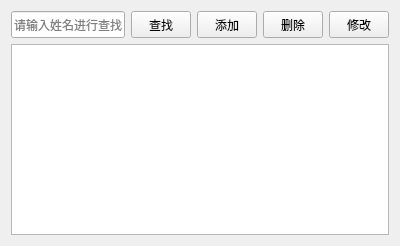
<?xml version="1.0" encoding="UTF-8"?>
<ui version="4.0">
 <class>PatientView</class>
 <widget class="QWidget" name="PatientView">
  <property name="geometry">
   <rect>
    <x>0</x>
    <y>0</y>
    <width>400</width>
    <height>246</height>
   </rect>
  </property>
  <property name="windowTitle">
   <string>患者管理</string>
  </property>
  <layout class="QVBoxLayout" name="verticalLayout">
   <item>
    <layout class="QHBoxLayout" name="horizontalLayout">
     <item>
      <widget class="QLineEdit" name="txtSearch">
       <property name="minimumSize">
        <size>
         <width>0</width>
         <height>27</height>
        </size>
       </property>
       <property name="placeholderText">
        <string>请输入姓名进行查找</string>
       </property>
      </widget>
     </item>
     <item>
      <widget class="QPushButton" name="btSearch">
       <property name="minimumSize">
        <size>
         <width>60</width>
         <height>27</height>
        </size>
       </property>
       <property name="maximumSize">
        <size>
         <width>60</width>
         <height>27</height>
        </size>
       </property>
       <property name="text">
        <string>查找</string>
       </property>
       <property name="icon">
        <iconset resource="lab4.qrc">
         <normaloff>:/img/search.png</normaloff>:/img/search.png</iconset>
       </property>
      </widget>
     </item>
     <item>
      <widget class="QPushButton" name="btAdd">
       <property name="minimumSize">
        <size>
         <width>60</width>
         <height>27</height>
        </size>
       </property>
       <property name="maximumSize">
        <size>
         <width>60</width>
         <height>27</height>
        </size>
       </property>
       <property name="text">
        <string>添加</string>
       </property>
       <property name="icon">
        <iconset resource="lab4.qrc">
         <normaloff>:/img/new.png</normaloff>:/img/new.png</iconset>
       </property>
      </widget>
     </item>
     <item>
      <widget class="QPushButton" name="btDelete">
       <property name="minimumSize">
        <size>
         <width>60</width>
         <height>27</height>
        </size>
       </property>
       <property name="maximumSize">
        <size>
         <width>60</width>
         <height>27</height>
        </size>
       </property>
       <property name="text">
        <string>删除</string>
       </property>
       <property name="icon">
        <iconset resource="lab4.qrc">
         <normaloff>:/img/delete.png</normaloff>:/img/delete.png</iconset>
       </property>
      </widget>
     </item>
     <item>
      <widget class="QPushButton" name="btEdit">
       <property name="minimumSize">
        <size>
         <width>60</width>
         <height>27</height>
        </size>
       </property>
       <property name="maximumSize">
        <size>
         <width>60</width>
         <height>27</height>
        </size>
       </property>
       <property name="text">
        <string>修改</string>
       </property>
       <property name="icon">
        <iconset resource="lab4.qrc">
         <normaloff>:/img/edit.png</normaloff>:/img/edit.png</iconset>
       </property>
      </widget>
     </item>
    </layout>
   </item>
   <item>
    <widget class="QTableView" name="tableView">
     <property name="enabled">
      <bool>true</bool>
     </property>
     <property name="minimumSize">
      <size>
       <width>0</width>
       <height>0</height>
      </size>
     </property>
    </widget>
   </item>
  </layout>
 </widget>
 <resources>
  <include location="lab4.qrc"/>
 </resources>
 <connections/>
</ui>
